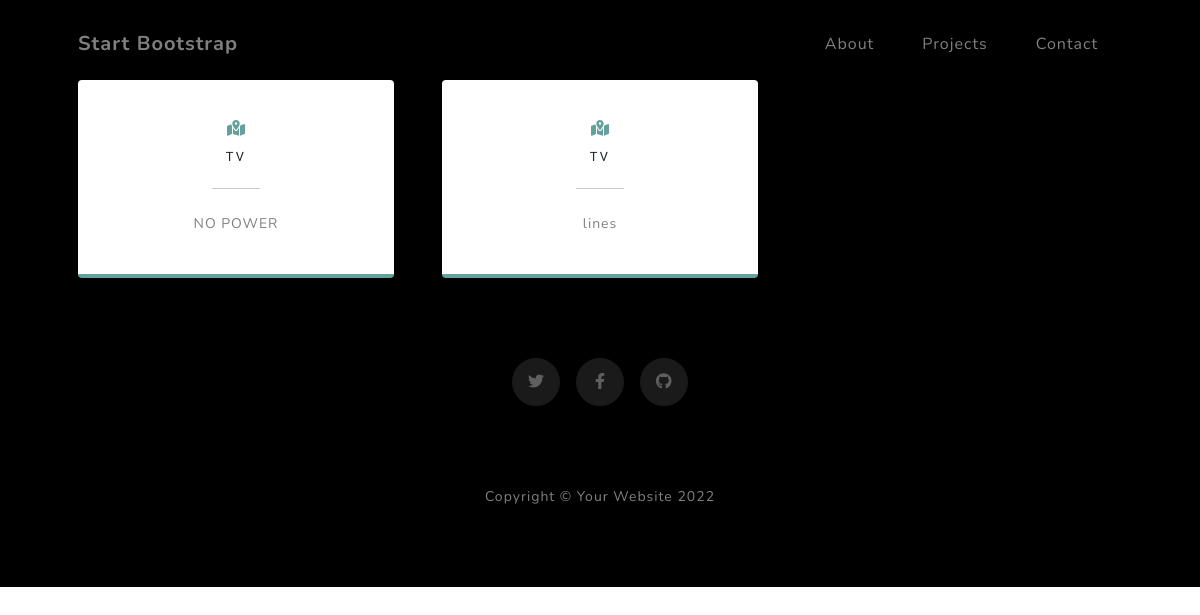
The page /technician (signed in) on the database as committed earlier.
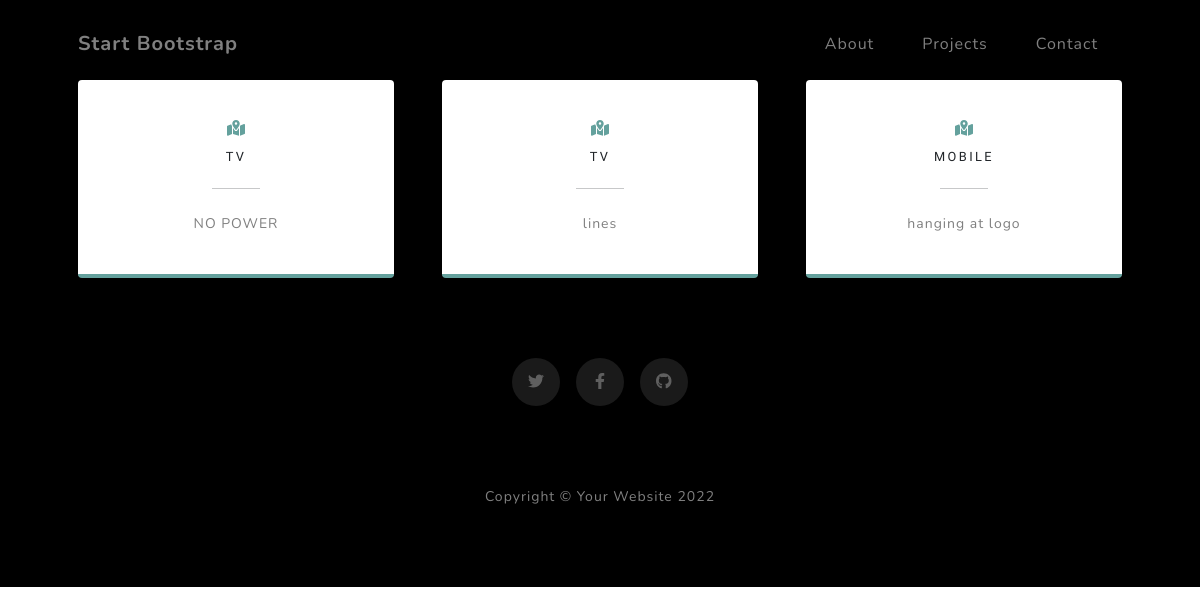
The same page on the database as committed later.
### app/models.py (models this page shows)
class Device(db.Model):
    id=db.Column(db.Integer,primary_key=True)
    name=db.Column(db.String(255))
    model=db.Column(db.String(100))
    fault=db.Column(db.String(255))
    user_id=db.Column(db.Integer,db.ForeignKey('user.id'))
    repair_price=db.Column(db.Integer(),default=0)
    status=db.Column(db.String(100),default='booked')
    tech_resolution=db.Column(db.String(255),default='none')

### app/routes.py (the view)
@app.route('/technician',methods=['GET','POST'])
@login_required
def technician():
    devices=Device.query.all()
    return render_template('technician.html',devices=devices)

### app/models.py (called while the page is built)
@loginmanager.user_loader
def load_user(id):
    return User.query.get(int(id))

### app/templates/technician.html (shortened to what this page needs)
<!DOCTYPE html>
<html lang="en">
    <head>
        <link href="{{url_for('static',filename='css/tech.css')}}" rel="stylesheet" />
    </head>
    <body id="page-top">
        <nav class="navbar navbar-expand-lg navbar-light fixed-top" id="mainNav">
            <div class="container px-4 px-lg-5">
                <a class="navbar-brand" href="#page-top">Start Bootstrap</a>
                <div class="collapse navbar-collapse" id="navbarResponsive">
                    <ul class="navbar-nav ms-auto">
                        <li class="nav-item"><a class="nav-link" href="#about">About</a></li>
                        <li class="nav-item"><a class="nav-link" href="#projects">Projects</a></li>
                        <li class="nav-item"><a class="nav-link" href="#signup">Contact</a></li>
                    </ul>
                </div>
            </div>
        </nav>
        <section class="contact-section bg-black">
            <div class="container px-4 px-lg-5">
                <div class="row gx-4 gx-lg-5">
                    {% for device in devices %}
                    <div class="col-md-4 mb-3 mb-md-0">
                        <div class="card py-4 h-100">
                            <div class="card-body text-center">
                                <i class="fas fa-map-marked-alt text-primary mb-2"></i>
                                <h4 class="text-uppercase m-0">{{device.name}}</h4>
                                <hr class="my-4 mx-auto" />
                                <div class="small text-black-50">{{device.fault}}</div>
                            </div>
                        </div>
                    </div>
                    {% endfor %}
                </div>
                <div class="social d-flex justify-content-center">
                    <a class="mx-2" href="#!"><i class="fab fa-twitter"></i></a>
                    <a class="mx-2" href="#!"><i class="fab fa-facebook-f"></i></a>
                    <a class="mx-2" href="#!"><i class="fab fa-github"></i></a>
                </div>
            </div>
        </section>
        <footer class="footer bg-black small text-center text-white-50"><div class="container px-4 px-lg-5">Copyright &copy; Your Website 2022</div></footer>
    </body>
</html>

Rows that differ between the two databases and show on the page:
added Device: name "MOBILE", fault "hanging at logo"
